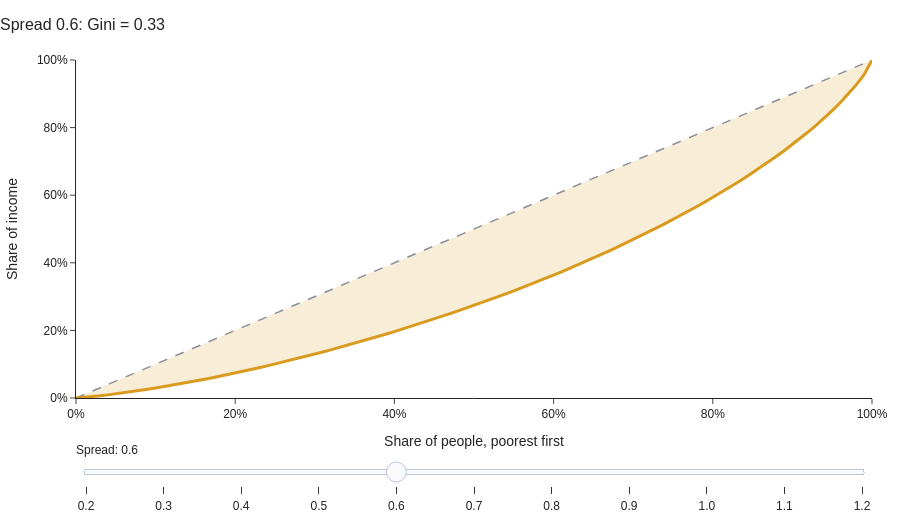

Notebook code cell kept with this figure:
### Markdown cell above
Drag the slider to stretch the economy. Hover the curve to read any point.

### Code cell
spreads = np.round(np.arange(0.2, 1.21, 0.1), 1)
grid = np.linspace(0, 1, 101)

fig = go.Figure()
fig.add_trace(go.Scatter(x=grid, y=grid, mode="lines", name="Perfect equality",
                         line=dict(color=GREY, dash="dash", width=1.5), hoverinfo="skip"))
for i, s in enumerate(spreads):
    people, income = lorenz(toy_economy(s))
    curve = np.interp(grid, people, income)
    fig.add_trace(go.Scatter(
        x=grid, y=curve, mode="lines", name=f"spread {s}", visible=(s == 0.6),
        line=dict(color=GOLD, width=3), fill="tonexty", fillcolor="rgba(217,154,30,0.18)",
        hovertemplate="The poorest %{x:.0%} earn %{y:.1%} of all income<extra></extra>"))

steps = []
for i, s in enumerate(spreads):
    g = gini(toy_economy(s))
    visible = [True] + [j == i for j in range(len(spreads))]
    steps.append(dict(method="update", label=f"{s}",
                      args=[{"visible": visible}, {"title.text": f"Spread {s}: Gini = {g:.2f}"}]))

start = int(np.where(spreads == 0.6)[0][0])
fig.update_layout(
    title=dict(text=steps[start]["args"][1]["title.text"], x=0, font=dict(size=16)),
    sliders=[dict(active=start, steps=steps, currentvalue=dict(prefix="Spread: "), pad=dict(t=40))],
    xaxis=dict(title="Share of people, poorest first", tickformat=".0%", range=[0, 1]),
    yaxis=dict(title="Share of income", tickformat=".0%", range=[0, 1]),
    showlegend=False, template="simple_white", height=520, margin=dict(l=60, r=20, t=60, b=40),
    font=dict(family="IBM Plex Sans, sans-serif"),
)
fig.show()
